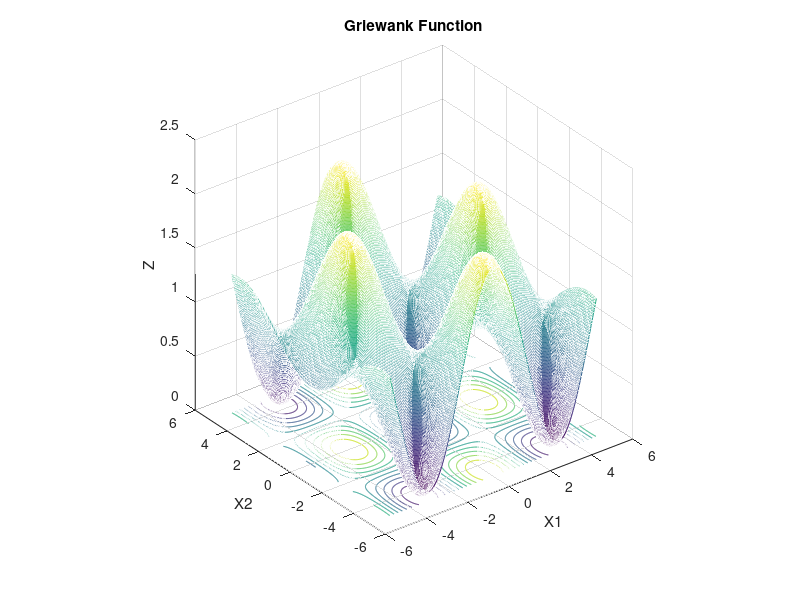

Write the MATLAB code that produced this figure.
function DrawGriewank()
x1=linspace(-5,5,400);
x2=x1;
[X1,X2]=meshgrid(x1,x2);
A=X1.^2+X2.^2;
B=cos(X1).*cos(X2/sqrt(2));
Z=(1/4000)*A-B+1;
meshc(X1,X2,Z)
xlabel('X1')
ylabel('X2')
zlabel('Z')
title('Griewank Function')
axis square
